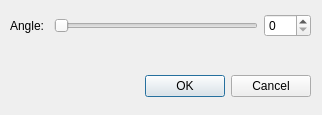
<?xml version="1.0" encoding="UTF-8"?>
<ui version="4.0">
 <class>Dialog</class>
 <widget class="QDialog" name="Dialog">
  <property name="geometry">
   <rect>
    <x>0</x>
    <y>0</y>
    <width>322</width>
    <height>115</height>
   </rect>
  </property>
  <property name="windowTitle">
   <string>Dialog</string>
  </property>
  <widget class="QDialogButtonBox" name="buttonBox">
   <property name="geometry">
    <rect>
     <x>20</x>
     <y>70</y>
     <width>291</width>
     <height>32</height>
    </rect>
   </property>
   <property name="orientation">
    <enum>Qt::Horizontal</enum>
   </property>
   <property name="standardButtons">
    <set>QDialogButtonBox::Cancel|QDialogButtonBox::Ok</set>
   </property>
  </widget>
  <widget class="QWidget" name="">
   <property name="geometry">
    <rect>
     <x>10</x>
     <y>10</y>
     <width>301</width>
     <height>31</height>
    </rect>
   </property>
   <layout class="QHBoxLayout" name="horizontalLayout">
    <item>
     <widget class="QLabel" name="label">
      <property name="text">
       <string>Angle: </string>
      </property>
     </widget>
    </item>
    <item>
     <widget class="QSlider" name="horizontalSlider">
      <property name="maximum">
       <number>360</number>
      </property>
      <property name="orientation">
       <enum>Qt::Horizontal</enum>
      </property>
     </widget>
    </item>
    <item>
     <widget class="QSpinBox" name="spinBox">
      <property name="maximum">
       <number>360</number>
      </property>
     </widget>
    </item>
   </layout>
  </widget>
 </widget>
 <resources/>
 <connections>
  <connection>
   <sender>buttonBox</sender>
   <signal>accepted()</signal>
   <receiver>Dialog</receiver>
   <slot>accept()</slot>
   <hints>
    <hint type="sourcelabel">
     <x>248</x>
     <y>254</y>
    </hint>
    <hint type="destinationlabel">
     <x>157</x>
     <y>274</y>
    </hint>
   </hints>
  </connection>
  <connection>
   <sender>buttonBox</sender>
   <signal>rejected()</signal>
   <receiver>Dialog</receiver>
   <slot>reject()</slot>
   <hints>
    <hint type="sourcelabel">
     <x>316</x>
     <y>260</y>
    </hint>
    <hint type="destinationlabel">
     <x>286</x>
     <y>274</y>
    </hint>
   </hints>
  </connection>
 </connections>
</ui>
